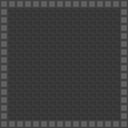

Tiled map render using the project's own tile images. Description and the whole map definition, tile-layer contents included, below:
An orthogonal 16x16 tile map with 8x8 px tiles, 1 tile layer (Tile Layer 1), 5 tilesets and 7 objects (5x chest, portal, player).

<map version="1.5" tiledversion="1.7.2" orientation="orthogonal" renderorder="right-down" width="16" height="16" tilewidth="8" tileheight="8" infinite="0" nextlayerid="3" nextobjectid="8">
 <tileset firstgid="1" name="lofiEnvironment" tilewidth="8" tileheight="8" tilecount="256" columns="16">
  <image source="../../assets/textures/lofiEnvironment.png" width="128" height="128" />
 </tileset>
 <tileset firstgid="257" name="lofiEnvironment2" tilewidth="8" tileheight="8" tilecount="480" columns="16">
  <image source="../../assets/textures/lofiEnvironment2.png" width="128" height="240" />
 </tileset>
 <tileset firstgid="737" name="lofiObjBig" tilewidth="8" tileheight="8" tilecount="2048" columns="32">
  <image source="../../assets/textures/lofiObjBig.png" width="256" height="512" />
 </tileset>
 <tileset firstgid="2785" name="lofiObj3" tilewidth="8" tileheight="8" tilecount="1440" columns="16">
  <image source="../../assets/textures/lofiObj3.png" width="128" height="720" />
 </tileset>
 <tileset firstgid="4225" name="lofiObj2" tilewidth="8" tileheight="8" tilecount="352" columns="16">
  <image source="../../assets/textures/lofiObj2.png" width="128" height="176" />
 </tileset>
 <layer id="1" name="Tile Layer 1" width="16" height="16">
  <data encoding="csv">
82,82,82,82,82,82,82,82,82,82,82,82,82,82,82,82,
82,97,97,97,97,97,97,97,97,97,97,97,97,97,97,82,
82,97,97,97,97,97,97,97,97,97,97,97,97,97,97,82,
82,97,97,97,97,97,97,97,97,97,97,97,97,97,97,82,
82,97,97,97,97,97,97,97,97,97,97,97,97,97,97,82,
82,97,97,97,97,97,97,97,97,97,97,97,97,97,97,82,
82,97,97,97,97,97,97,97,97,97,97,97,97,97,97,82,
82,97,97,97,97,97,97,97,97,97,97,97,97,97,97,82,
82,97,97,97,97,97,97,97,97,97,97,97,97,97,97,82,
82,97,97,97,97,97,97,97,97,97,97,97,97,97,97,82,
82,97,97,97,97,97,97,97,97,97,97,97,97,97,97,82,
82,97,97,97,97,97,97,97,97,97,97,97,97,97,97,82,
82,97,97,97,97,97,97,97,97,97,97,97,97,97,97,82,
82,97,97,97,97,97,97,97,97,97,97,97,97,97,97,82,
82,97,97,97,97,97,97,97,97,97,97,97,97,97,97,82,
82,82,82,82,82,82,82,82,82,82,82,82,82,82,82,82
</data>
 </layer>
 <objectgroup id="2" name="hover_ground">
  <object id="1" name="portal" gid="311" x="40" y="32" width="8" height="8">
   <properties>
    <property name="portalId" value="nexus" />
   </properties>
  </object>
  <object id="2" name="chest" gid="4197" x="24" y="56" width="8" height="8" />
  <object id="3" name="chest" gid="4240" x="40" y="56" width="8" height="8" />
  <object id="4" name="chest" gid="4240" x="56" y="56" width="8" height="8" />
  <object id="5" name="chest" gid="4240" x="72" y="56" width="8" height="8" />
  <object id="6" name="chest" gid="4240" x="88" y="56" width="8" height="8" />
  <object id="7" name="player" x="20.5" y="26" width="7" height="7.25" />
 </objectgroup>
</map>
